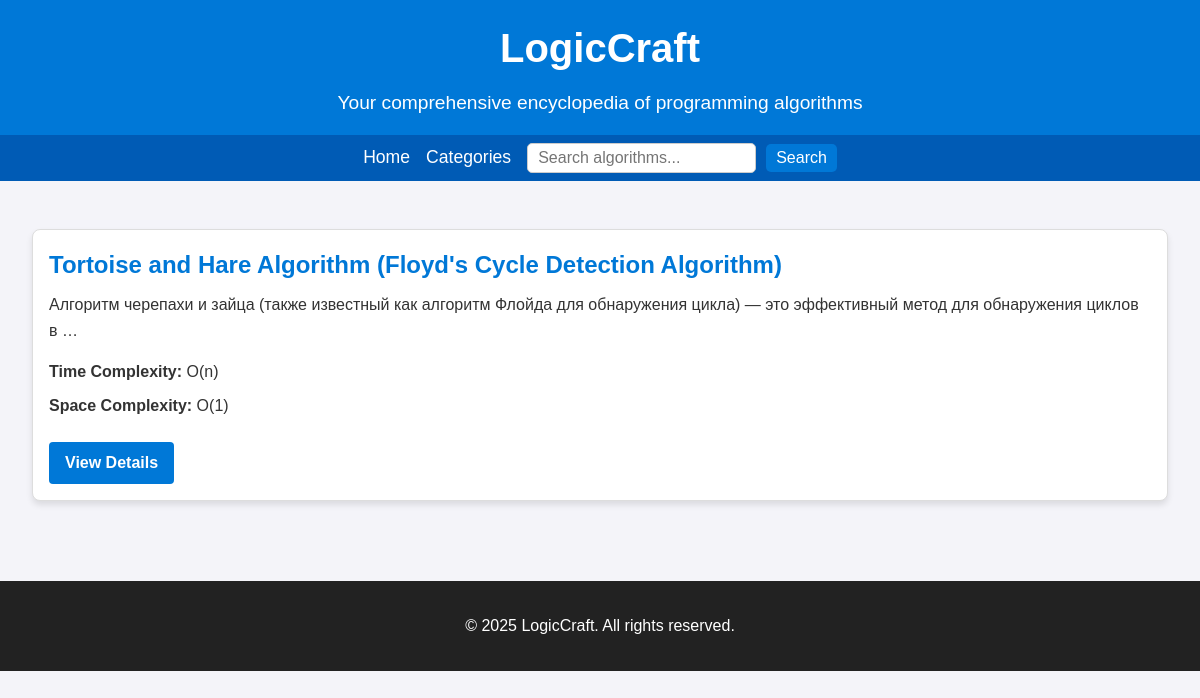
The app's page /?category=5 with its own data.
### library/models.py (models this page shows, shortened)
class Algorithm(models.Model):
    name = models.CharField(max_length=255)
    description = models.TextField(blank=True, null=True)
    complexity_time = models.CharField(max_length=50, blank=True, null=True)
    complexity_space = models.CharField(max_length=50, blank=True, null=True)
    input_example = models.TextField(blank=True, null=True)
    output_example = models.TextField(blank=True, null=True)
    pseudocode = models.TextField(blank=True, null=True)
    implementation = models.TextField(blank=True, null=True)
    created_at = models.DateTimeField(auto_now_add=True)
    updated_at = models.DateTimeField(auto_now=True)
    categories = models.ManyToManyField(Category, related_name='algorithms')

### library/views.py (the view, shortened to what this page needs)
# urls.py: path('', views.HomeView.as_view(), name='home'),
class HomeView(ListView):
    template_name = 'library/home.html'
    allow_empty = True
    context_object_name = 'algorithms'
    def get_queryset(self):
        category_id = self.request.GET.get('category', '')
        if category_id:
            category = get_object_or_404(Category, id=category_id)
            return category.algorithms.all()

### library/templates/library/home.html
{% extends 'index.html' %}
{% block content %}
    <div class="algorithm-grid">
        {% for algorithm in algorithms %}
        <div class="algorithm-card">
            <h3>{{ algorithm.name }}</h3>
            <p>{{ algorithm.description|truncatewords:20 }}</p>
            <div class="algorithm-meta">
                <p><strong>Time Complexity:</strong> {{ algorithm.complexity_time }}</p>
                <p><strong>Space Complexity:</strong> {{ algorithm.complexity_space }}</p>
            </div>
            <a href="{% url 'library:alg' algorithm.id %}" class="view-more">View Details</a>
        </div>
        {% endfor %}
    </div>
{% endblock %}

### library/static/library/css/index.css (style rules this page uses)
body { font-family: Arial, sans-serif; line-height: 1.6; margin: 0; padding: 0; background-color: #f4f4f9; color: #333; }
.algorithm-card { border: 1px solid #ddd; border-radius: 8px; padding: 1rem; margin: 1rem 0; background: #fff; box-shadow: 0 4px 6px rgba(0, 0, 0, 0.1); transition: transform 0.2s, box-shadow 0.2s; }
.algorithm-card h3 { font-size: 1.5rem; margin: 0 0 0.5rem; color: #0078d7; }
.algorithm-card p { margin: 0.5rem 0; }
.algorithm-card .algorithm-meta { margin-top: 1rem; }
.algorithm-card .view-more { display: inline-block; margin-top: 1rem; padding: 0.5rem 1rem; background: #0078d7; color: #fff; text-decoration: none; border-radius: 4px; font-weight: bold; transition: background 0.2s; }

### records on screen
Algorithm: name "Tortoise and Hare Algorithm (Floyd's Cycle Detection Algorithm)", description "Алгоритм черепахи и зайца (также известный как алгоритм Флойда для обнаружения цикла) — это эффективный метод для обнаружения циклов в …", complexity_time "O(n)", complexity_space "O(1)"
